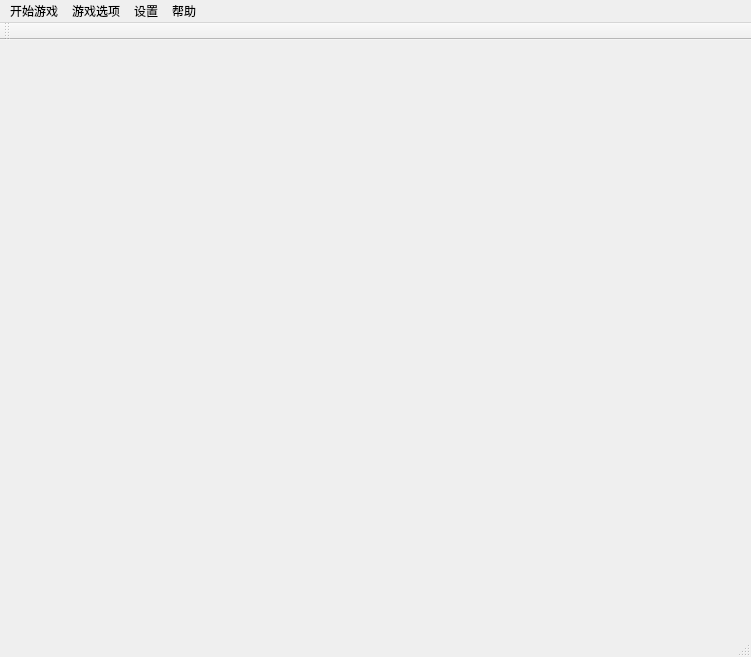
<?xml version="1.0" encoding="UTF-8"?>
<ui version="4.0">
 <class>GameWindow</class>
 <widget class="QMainWindow" name="GameWindow">
  <property name="geometry">
   <rect>
    <x>0</x>
    <y>0</y>
    <width>751</width>
    <height>657</height>
   </rect>
  </property>
  <property name="minimumSize">
   <size>
    <width>751</width>
    <height>657</height>
   </size>
  </property>
  <property name="windowTitle">
   <string>GameWindow</string>
  </property>
  <widget class="QWidget" name="centralWidget"/>
  <widget class="QMenuBar" name="menuBar">
   <property name="geometry">
    <rect>
     <x>0</x>
     <y>0</y>
     <width>751</width>
     <height>26</height>
    </rect>
   </property>
   <widget class="QMenu" name="menu">
    <property name="title">
     <string>开始游戏</string>
    </property>
    <addaction name="action_newGame1"/>
    <addaction name="action_newGame2"/>
    <addaction name="action_load"/>
   </widget>
   <widget class="QMenu" name="menu_3">
    <property name="title">
     <string>游戏选项</string>
    </property>
    <addaction name="action_pause"/>
    <addaction name="action_retry"/>
    <addaction name="action_stop"/>
    <addaction name="action_save"/>
   </widget>
   <widget class="QMenu" name="menu_2">
    <property name="title">
     <string>设置</string>
    </property>
    <addaction name="action_setSpeed"/>
    <addaction name="action_setMusic"/>
   </widget>
   <widget class="QMenu" name="menu_4">
    <property name="title">
     <string>帮助</string>
    </property>
    <addaction name="action_files"/>
    <addaction name="action_ai"/>
   </widget>
   <addaction name="menu"/>
   <addaction name="menu_3"/>
   <addaction name="menu_2"/>
   <addaction name="menu_4"/>
  </widget>
  <widget class="QToolBar" name="mainToolBar">
   <attribute name="toolBarArea">
    <enum>TopToolBarArea</enum>
   </attribute>
   <attribute name="toolBarBreak">
    <bool>false</bool>
   </attribute>
  </widget>
  <widget class="QStatusBar" name="statusBar"/>
  <action name="action_newGame1">
   <property name="text">
    <string>单人模式</string>
   </property>
  </action>
  <action name="action_newGame2">
   <property name="text">
    <string>双人模式</string>
   </property>
  </action>
  <action name="action_load">
   <property name="text">
    <string>加载存档</string>
   </property>
  </action>
  <action name="action_pause">
   <property name="text">
    <string>暂停/继续</string>
   </property>
  </action>
  <action name="action_setSize">
   <property name="text">
    <string>场地大小</string>
   </property>
  </action>
  <action name="action_files">
   <property name="text">
    <string>说明</string>
   </property>
  </action>
  <action name="action_ai">
   <property name="text">
    <string>启用ai</string>
   </property>
  </action>
  <action name="action_setMusic">
   <property name="text">
    <string>音乐</string>
   </property>
  </action>
  <action name="action_retry">
   <property name="text">
    <string>重新开始</string>
   </property>
  </action>
  <action name="action_stop">
   <property name="text">
    <string>结束游戏</string>
   </property>
  </action>
  <action name="action_setSpeed">
   <property name="text">
    <string>下落速度</string>
   </property>
  </action>
  <action name="action_save">
   <property name="text">
    <string>保存游戏</string>
   </property>
  </action>
 </widget>
 <layoutdefault spacing="6" margin="11"/>
 <resources/>
 <connections/>
</ui>
